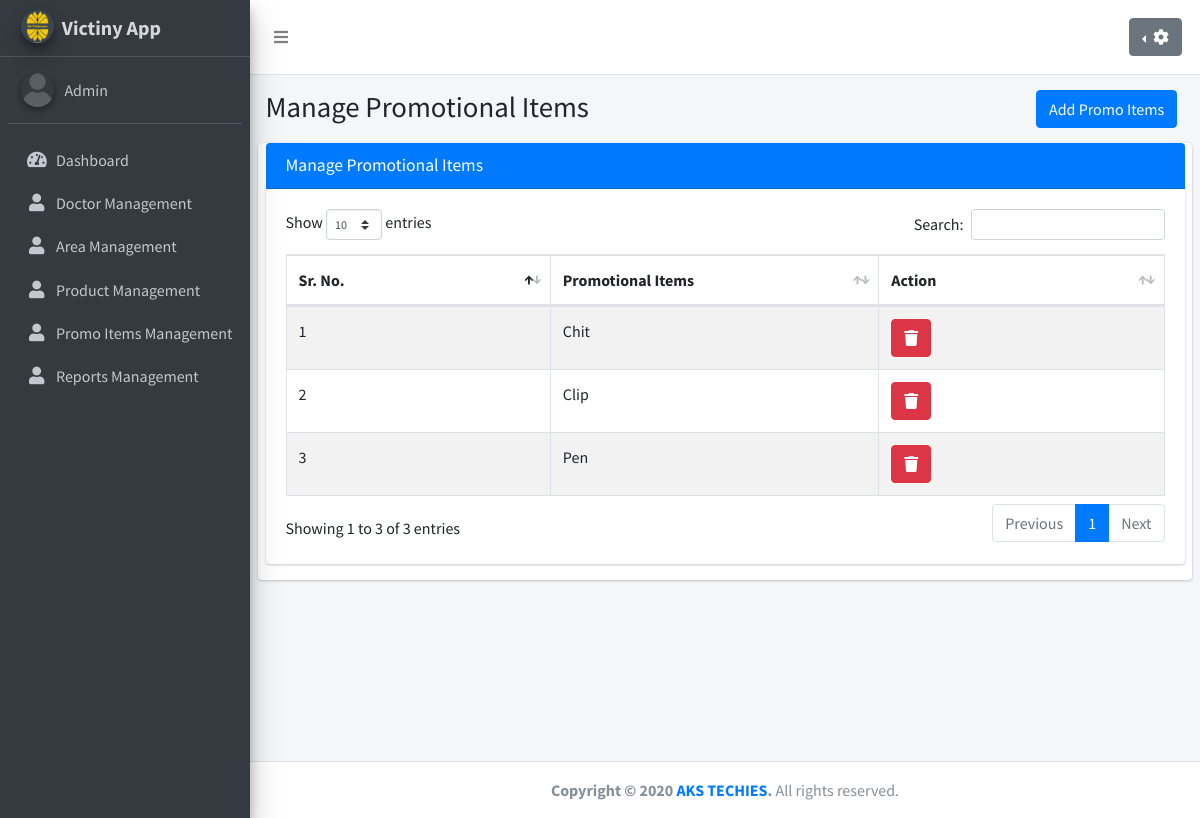
The app's page /index.php/admin/manage_promoItems with its own data.
### tables this page shows
CREATE TABLE `promotional_items` (
  `id` int(11) NOT NULL,
  `promo_items` varchar(200) NOT NULL
);

### application/controllers/Admin.php (called while the page is built, shortened)
<?php
class Admin extends CI_Controller
{
    function __construct()
    {
        $this->load->model('Admin_model');
        $this->load->helper(array('form', 'url'));
    }
    public function manage_promoItems()
	{
		$data['get'] = $this->Admin_model->getAll('promotional_items');
		$this->load->view('admin/header');
		$this->load->view('admin/footer');
		$this->load->view('admin/manage-promoItems', $data);
		$this->load->view('credit');
    }
}

### index.php (called while the page is built, shortened)
<?php
require_once BASEPATH.'core/CodeIgniter.php';

### application/models/Admin_model.php (called while the page is built, shortened)
<?php
class Admin_model extends CI_Model
{
	function getAll($table)
	{
		$this->db->order_by('id', 'DESC');
		$result = $this->db->get($table)->result_array();
		return $result;
	}
}

### application/views/admin/manage-promoItems.php (the view, shortened to what this page needs)
<div class="content-wrapper">
 <section class="content-header">
      <div class="container-fluid">
        <div class="row">
          <div class="col-sm-9">
            <h1>Manage Promotional Items</h1>
		  </div>
		  <div class="col-sm-3">
          <a href="<?php echo site_url('Admin/addPromoItems'); ?>" class="btn btn-primary" style="margin-left: 70px;">Add Promo Items</a>
    </div>
       </div>
     </div>
    </section>
 <section class="content">
  <div class="card card-primary">
   <div class="container-fluid">
    <div class="card-header">
     <h3 class="card-title">Manage Promotional Items</h3>
    </div>
    <div class="row">
     <div class="col-12">
          <div class="card">
            <div class="card-body">
              <table id="example1" class="table table-bordered table-striped">
                <thead>
                <tr>
                  <th>Sr. No.</th>
                  <th>Promotional Items</th>
                  <th>Action</th>
                </tr>
                </thead>
                <tbody>
             <?php $counter2 = 0;
             if (!empty($get)) {
              foreach ($get as $val) {
             ?>
                <tr>
                 <td width="5%"><?php echo ++$counter2; ?></td>
                 <td width="5%"><?php echo $val['promo_items'] ?></td>
                 <td width="5%">
                 <a onclick="return confirm('Are you sure?')" href="<?php echo base_url() . 'Docreg/deleteDoctor/' . $val['id'] ?>" class="btn btn-danger"><i class="fas fa-trash"></i></a></td>
                 </tr>
                <?php }} ?>
                </tbody>
              </table>
            </div>
          </div>
        </div>
    </div>
   </div>
  </div>
 </section>
</div>

### records on screen
promotional_items: promo_items "Chit"
promotional_items: promo_items "Clip"
promotional_items: promo_items "Pen"
